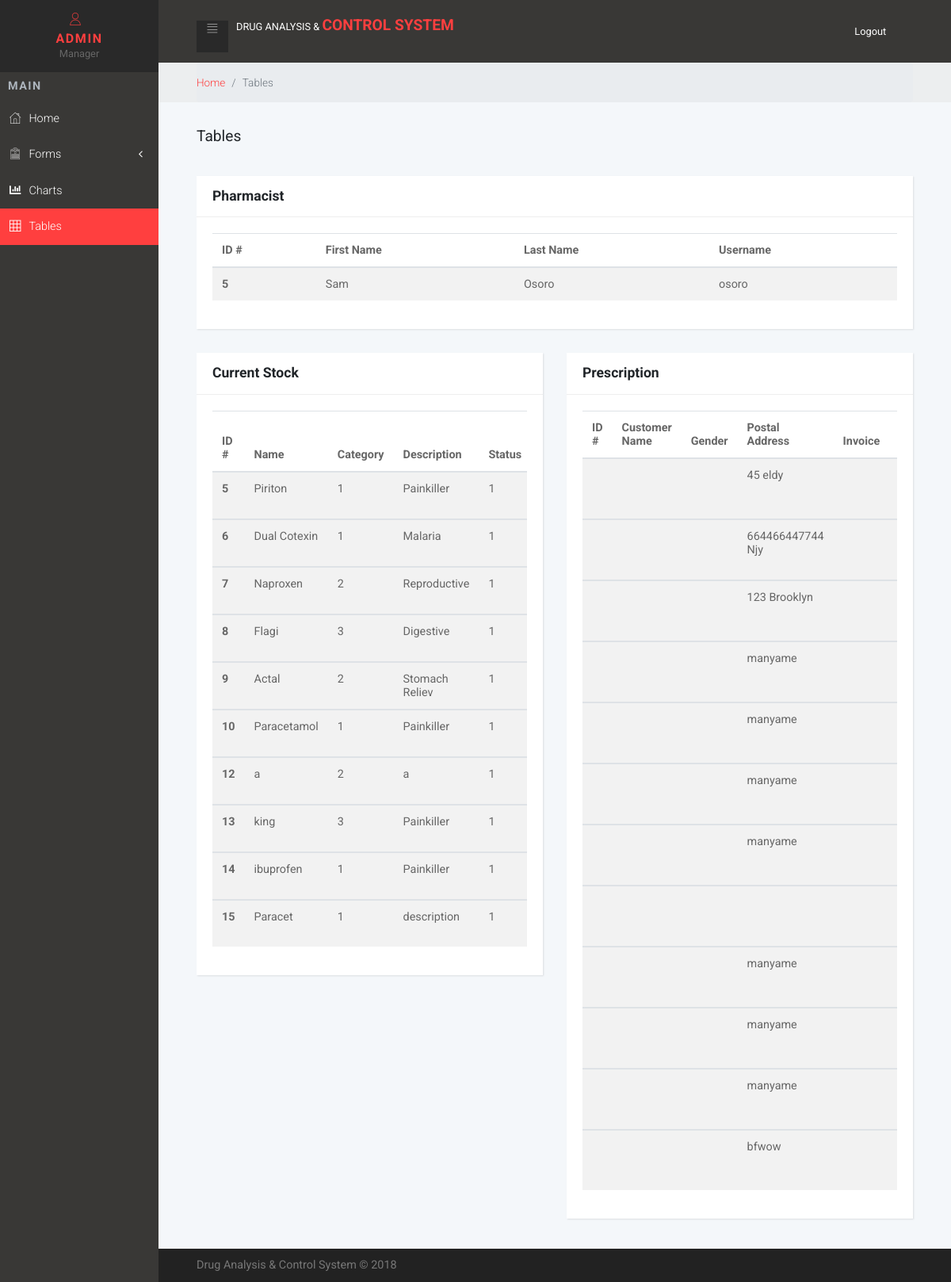
Screenshot of /old/manager_tables.php (signed in) with the database file from the repository.
### tables this page shows
CREATE TABLE `pharmacist` (
  `pharmacist_id` tinyint(5) NOT NULL,
  `first_name` varchar(15) NOT NULL,
  `last_name` varchar(15) NOT NULL,
  `staff_id` varchar(10) NOT NULL,
  `postal_address` varchar(20) NOT NULL,
  `phone` varchar(12) NOT NULL,
  `email` varchar(20) NOT NULL,
  `username` varchar(10) NOT NULL,
  `password` varchar(10) NOT NULL,
  `date` datetime NOT NULL
);

CREATE TABLE `stock` (
  `stock_id` tinyint(5) NOT NULL,
  `drug_name` varchar(20) NOT NULL,
  `category` int(11) NOT NULL,
  `description` varchar(50) NOT NULL,
  `supplier` int(11) NOT NULL,
  `quantity` decimal(10,0) NOT NULL,
  `total` int(11) NOT NULL,
  `cost` decimal(10,0) NOT NULL,
  `price` decimal(10,2) NOT NULL,
  `status` int(11) NOT NULL DEFAULT 1,
  `controlled` int(11) NOT NULL,
  `Blocked` int(11) NOT NULL,
  `date_supplied` date NOT NULL,
  `expiry` date NOT NULL
);

CREATE TABLE `prescription` (
  `id` tinyint(5) NOT NULL,
  `patient_id` int(11) NOT NULL,
  `postal_address` varchar(20) NOT NULL,
  `phone` varchar(12) NOT NULL,
  `date` timestamp NOT NULL DEFAULT current_timestamp(),
  `status` int(11) NOT NULL DEFAULT 1,
  `used` int(11) NOT NULL DEFAULT 0
);

### old/manager_tables.php (the view, shortened to what this page needs)
<?php
if(isset($_SESSION['username'])){
$id=$_SESSION['manager_id'];
$user=$_SESSION['username'];
}else{
header("location:http://".$_SERVER['HTTP_HOST'].dirname($_SERVER['PHP_SELF'])."/index.php");
exit();
}
?>
<!DOCTYPE html>
<html>
  <head>
    <link rel="stylesheet" href="vendor/bootstrap/css/bootstrap.min.css">
    <link rel="stylesheet" href="vendor/font-awesome/css/font-awesome.min.css">
    <link rel="stylesheet" href="https://use.fontawesome.com/releases/v5.3.1/css/all.css">
    <link rel="stylesheet" href="css/fontastic.css">
    <link rel="stylesheet" href="css/grasp_mobile_progress_circle-1.0.0.min.css">
    <link rel="stylesheet" href="vendor/malihu-custom-scrollbar-plugin/jquery.mCustomScrollbar.css">
    <link rel="stylesheet" href="css/style.red.css" id="theme-stylesheet">
    <link rel="stylesheet" href="css/custom.css">
  </head>
  <body>
    <nav class="side-navbar">
      <div class="side-navbar-wrapper">
        <div class="sidenav-header d-flex align-items-center justify-content-center">
          <div class="sidenav-header-inner text-center"><a href="profile.php?manager_id=<?php echo $id;?>"><i class="icon-user"></i>
            <h2 class="h5"><?php echo $user;?></h2><span>Manager</span></a>
          </div>
        </div>
        <div class="main-menu">
          <h5 class="sidenav-heading">Main</h5>
          <ul id="side-main-menu" class="side-menu list-unstyled">
            <li><a href="manager.php"> <i class="icon-home"></i>Home                             </a></li>
            <li><a href="#exampledropdownDropdown" aria-expanded="false" data-toggle="collapse"> <i class="icon-form"></i>Forms </a>
            </li>
            <li><a href="charts.php"> <i class="fa fa-bar-chart"></i>Charts                             </a></li>
            <li class="active"><a href="tables.php"> <i class="icon-grid"></i>Tables                             </a></li>
          </ul>
        </div>
      </div>
    </nav>
    <div class="page">
      <header class="header">
        <nav class="navbar">
          <div class="container-fluid">
            <div class="navbar-holder d-flex align-items-center justify-content-between">
              <div class="navbar-header"><a id="toggle-btn" href="#" class="menu-btn"><i class="icon-bars"> </i></a><a href="manager.php" class="navbar-brand">
                  <div class="brand-text d-none d-md-inline-block"><span>Drug Analysis</span>&nbsp&&nbsp<strong class="text-primary">Control System</strong></div></a></div>
              <ul class="nav-menu list-unstyled d-flex flex-md-row align-items-md-center">
                <li class="nav-item"><a href="logout.php" class="nav-link logout"> <span class="d-none d-sm-inline-block">Logout</span><i class="fa fa-sign-out"></i></a></li>
              </ul>
            </div>
          </div>
        </nav>
      </header>
      <div class="breadcrumb-holder">
        <div class="container-fluid">
          <ul class="breadcrumb">
            <li class="breadcrumb-item"><a href="admin.php">Home</a></li>
            <li class="breadcrumb-item active">Tables       </li>
          </ul>
        </div>
      </div>
      <section>
        <div class="container-fluid">
          <header>
            <h1 class="h3 display">Tables            </h1>
          </header>
          <div class="row">
            <div class="col-lg-12">
              <div class="card">
                <div class="card-header">
                  <h4>Pharmacist</h4>
                </div>
                <div class="card-body">
                  <div class="table-responsive">
                    <?php
                    $result = mysql_query("SELECT * FROM pharmacist") or die(mysql_error());
                    echo '<table class="table table-striped table-hover">';
                      echo "<thead>
                        <tr>
                          <th>ID #</th>
                          <th>First Name</th>
                          <th>Last Name</th>
                          <th>Username</th>
                        </tr>
                      </thead>";
                      while ($row = mysql_fetch_array($result)) {
                      echo "<tbody>";
                        echo "<tr>";
                          echo '<th scope="row">' . $row['pharmacist_id'] . '</th>';
                          echo '<td>' .$row['first_name']. '</td>';
                          echo '<td>' .$row['last_name']. '</td>';
                          echo '<td>' .$row['username']. '</td>';
                          ?>
                        </tr>
                      </tbody>
                      <?php
                      }
                    echo "</table>";
                    ?>
                  </div>
                </div>
              </div>
            </div>
            <div class="col-lg-6">
              <div class="card">
                <div class="card-header">
                  <h4>Current Stock</h4>
                </div>
                <div class="card-body">
                  <div class="table-responsive">
                    <?php
                    $result = mysql_query("SELECT * FROM stock") or die(mysql_error());
                    echo '<table class="table table-striped table-hover">';
                      echo "<thead>
                        <tr>
                          <th>ID #</th>
                          <th>Name</th>
                          <th>Category</th>
                          <th>Description</th>
                          <th>Status</th>
                          <th>Date Supplied</th>
                          <th>Expiry (Days Left)</th>
                          <th>Update</th>
                          <th>Delete</th>
                        </tr>
                      </thead>";
                      while ($row = mysql_fetch_array($result)) {
                      echo "<tbody>";
                        echo "<tr>";
                          echo '<th scope="row">' . $row['stock_id'] . '</th>';
                          echo '<td>' .$row['drug_name']. '</td>';
                          echo '<td>' .$row['category']. '</td>';
                          echo '<td>' .$row['description']. '</td>';
                          echo '<td>' .$row['status']. '</td>';
                          ?>
                        </tr>
                      </tbody>
                      <?php
                      }
                    echo "</table>";
                    ?>
                  </div>
                </div>
              </div>
            </div>
            <div class="col-lg-6">
              <div class="card">
                <div class="card-header">
                  <h4>Prescription</h4>
                </div>
                <div class="card-body">
                  <div class="table-responsive">
                    <?php
                    $result = mysql_query("SELECT * FROM prescription") or die(mysql_error());
                    echo '<table class="table table-striped table-hover">';
                      echo "<thead>
                        <tr>
                          <th>ID #</th>
                          <th>Customer Name</th>
                          <th>Gender</th>
                          <th>Postal Address</th>
                          <th>Invoice</th>
                          <th>Phone Number</th>
                          <th>Date</th>
                        </tr>
                      </thead>";
                      while ($row = mysql_fetch_array($result)) {
                      echo "<tbody>";
                        echo "<tr>";
                          echo '<th scope="row">' . $row['prescription_id'] . '</th>';
                          echo '<td>' .$row['customer_name']. '</td>';
                          echo '<td>' .$row['sex']. '</td>';
                          echo '<td>' .$row['postal_address']. '</td>';
                          echo '<td>' .$row['invoice_id']. '</td>';
                          echo '<td>' .$row['phone']. '</td>';
                          ?>
                        </tr>
                      </tbody>
                      <?php
                      }
                    echo "</table>";
                    ?>
                  </div>
                </div>
              </div>
            </div>
          </div>
        </div>
      </section>
      <footer class="main-footer">
        <div class="container-fluid">
          <div class="row">
            <div class="col-sm-6">
              <p>Drug Analysis & Control System &copy; 2018</p>
            </div>
          </div>
        </div>
      </footer>
    </div>
  </body>
</html>

### css/style.red.css (style rules this page uses)
a { display: inline-block; text-decoration: none; color: #fff; }
body { overflow-x: hidden; }
i { display: inline-block; }
span { display: inline-block; }
i[class*='icon-'] { -webkit-transform: translateY(4px); transform: translateY(4px); }
table { font-size: 0.9em; color: #666; }
.page { position: absolute; top: 0; right: 0; -webkit-transition: width 0.3s linear; transition: width 0.3s linear; width: calc(100% - 200px); background-color: #F4F7FA; min-height: 100vh; padding-bottom: 50px; }
h2 { color: #555; font-weight: 400; }
.breadcrumb-holder { background: #eceeef; }
.breadcrumb-holder .breadcrumb { padding: 15px 0; font-size: 0.85em; font-weight: 300; color: #999; margin-bottom: 0; }
.card { margin-bottom: 30px; -webkit-box-shadow: 1px 1px 2px rgba(0, 0, 0, 0.1); box-shadow: 1px 1px 2px rgba(0, 0, 0, 0.1); }
.card-header h1, .card-header h2, .card-header h3, .card-header h4, .card-header h5, .card-header h6 { margin-bottom: 0; }
.display { font-weight: 400 !important; }
section header { padding-top: 2rem; padding-bottom: 2rem; }
@media (min-width: 768px) { .container-fluid { padding: 0 3rem; } }
nav.navbar { background: #393836; padding: .8rem 0; }
nav.navbar .container-fluid { width: 100%; }
nav.navbar .navbar-holder { width: 100%; }
nav.navbar a { font-size: .8rem; color: #fff; position: relative; }
nav.navbar a.logout i { margin-left: 5px; }
nav.navbar a.navbar-brand { margin-left: 10px; }
nav.navbar .brand-text { text-transform: uppercase; }
nav.navbar .brand-text strong { font-size: 1.5em; }
nav.navbar .nav-menu { margin-bottom: 0; }
nav.navbar a.menu-btn { width: 40px; height: 40px; line-height: 40px; background: #292929; color: #fff; text-align: center; padding: 0 !important; }
nav.navbar a.menu-btn i[class*='icon-'] { -webkit-transform: translateY(4px); transform: translateY(4px); }
.side-navbar { position: fixed; top: 0; left: 0; width: 200px; height: 100%; width: 200px; text-align: left; background: #393836; color: #fff; z-index: 999; overflow-y: auto; -webkit-transition: all 0.3s; transition: all 0.3s; }
.side-navbar li { position: relative; }
.side-navbar li a { position: relative; font-size: .9rem; font-weight: 300; color: #fff; text-decoration: none; width: 100%; padding: 12px; }
.side-navbar li a[data-toggle="collapse"]::before { content: '\f104'; display: inline-block; -webkit-transform: translateY(-50%); transform: translateY(-50%); font-family: 'FontAwesome'; position: absolute; top: 50%; right: 20px; }
.side-navbar li.active > a { background: #ff3f3f; }
.side-navbar .sidenav-header { background: #292929; padding: 14px; margin-bottom: 10px; }
.side-navbar .sidenav-header span { font-size: 0.8em; color: #666; }
.side-navbar .sidenav-header h2 { margin: 10px 0 0; text-transform: uppercase; letter-spacing: .1em; }
.side-navbar .sidenav-heading { font-weight: 700; color: #adb5bd; font-size: .9rem; text-transform: uppercase; letter-spacing: .1em; margin-left: 10px; margin-top: 10px; margin-bottom: 10px; }
.side-navbar i[class*='icon-'] { -webkit-transform: translateY(2px); transform: translateY(2px); }
.side-navbar span { display: inline-block; }
.side-navbar i { font-size: inherit; margin-right: 10px; }
footer.main-footer { position: absolute; width: 100%; bottom: 0; background: #222; padding: 10px 0; }
footer.main-footer p { font-size: 0.7em; color: #777; margin: 0; }
@media (min-width: 768px) { footer.main-footer p { font-size: 0.9em; } }
.navbar { padding: 0.5rem 1rem; }
.navbar-brand { display: inline-block; padding-top: 0.3125rem; padding-bottom: 0.3125rem; margin-right: 1rem; font-size: 1.25rem; }
body { font-family: "Roboto", sans-serif; font-size: 1rem; font-weight: 400; line-height: 1.5; color: #212529; background-color: #fff; }
a { color: #ff3f3f; text-decoration: none; }
h1, h2, h3, h4, h5, h6, .h1, .h2, .h3, .h4, .h5, .h6 { margin-bottom: 0.5rem; font-family: inherit; font-weight: 700; line-height: 1.1; color: inherit; }
h1, .h1 { font-size: 1.5rem; }
h2, .h2 { font-size: 1.3rem; }
h3, .h3 { font-size: 1.2rem; }
h4, .h4 { font-size: 1.1rem; }
h5, .h5 { font-size: 1rem; }
.text-primary { color: #ff3f3f !important; }
.nav-link { padding: 0.5rem 1rem; }
.card { background-color: #fff; border: 0 solid #eee; border-radius: 0; }
.card-body { padding: 1.25rem; }
.card-header { padding: 1rem 1.25rem; background-color: #fff; border-bottom: 1px solid #eee; }
.card-header:first-child { border-radius: 0 0 0 0; }

### rows the page displays
pharmacist: pharmacist_id "5", first_name "Sam", last_name "Osoro", username "osoro"
stock: stock_id "5", drug_name "Piriton", category "1", description "Painkiller", status "1"
stock: stock_id "6", drug_name "Dual Cotexin", category "1", description "Malaria", status "1"
stock: stock_id "7", drug_name "Naproxen", category "2", description "Reproductive", status "1"
stock: stock_id "8", drug_name "Flagi", category "3", description "Digestive", status "1"
stock: stock_id "9", drug_name "Actal", category "2", description "Stomach Reliev", status "1"
stock: stock_id "10", drug_name "Paracetamol", category "1", description "Painkiller", status "1"
stock: stock_id "12", drug_name "a", category "2", description "a", status "1"
stock: stock_id "13", drug_name "king", category "3", description "Painkiller", status "1"
stock: stock_id "14", drug_name "ibuprofen", category "1", description "Painkiller", status "1"
stock: stock_id "15", drug_name "Paracet", category "1", description "description", status "1"
prescription: postal_address "45 eldy"
prescription: postal_address "664466447744 Njy"
prescription: postal_address "123 Brooklyn"
prescription: postal_address "manyame"
prescription: postal_address "manyame"
prescription: postal_address "manyame"
prescription: postal_address "manyame"
prescription: postal_address "manyame"
prescription: postal_address "manyame"
prescription: postal_address "manyame"
prescription: postal_address "bfwow"

### other values shown
$user "ADMIN"
